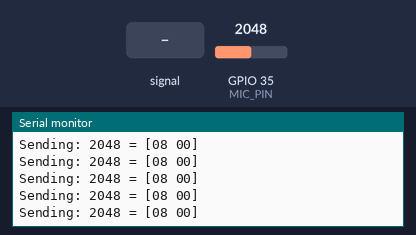
This sketch was run on a simulated ESP32. Shown: the last lines printed to the serial monitor. Inputs (shaded band) come from the test bench; at power-on: GPIO 35 (MIC_PIN) = 2048 (analog values on the 0–4095 scale). Nothing arrives over Bluetooth unless stated; the modem accepts every AT command (registered, SIM ready, sends succeed) and sends nothing else.

Above: at 2.2 s.
2.3 s: GPIO 35 (MIC_PIN) fed a 200 Hz sine of ±327 counts around its level
At 3.1 s:
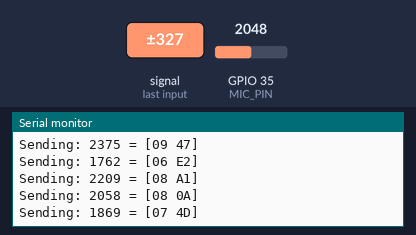
3.8 s: GPIO 35 (MIC_PIN) set to 2866
At 4.7 s:
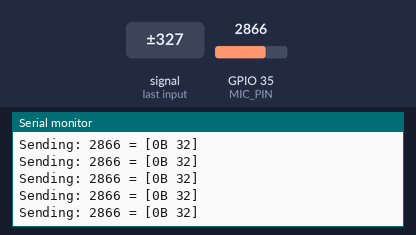
5.7 s: GPIO 35 (MIC_PIN) fed a 1000 Hz sine of ±1023 counts around its level
Timing chart, 0 to 6.2 s (numbered marks = the images above; inputs shaded):
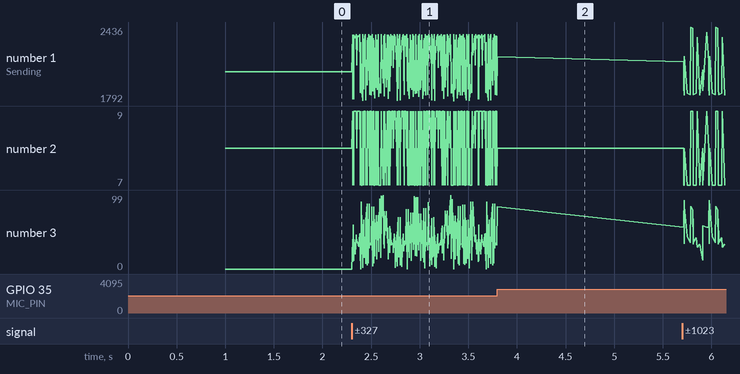

Measured:
- after the input at 2.3 s, the serial monitor: prints a new line at once (image 1)
- plotted number 1: 2048 → 2179 after the input at 2.3 s
- plotted number 3: 0 → 83 after the input at 2.3 s

The sketch:

adc-single-sampler.ino
```cpp
// ESP-side

#include "BluetoothSerial.h"
BluetoothSerial SerialBT;

#define MIC_PIN 35
#define BT_DEVICE_NAME "ESP32SPP"

void setup() {
  Serial.begin(115200);
  Serial.println("Setting up...");
  delay(1000);

  if (SerialBT.begin(BT_DEVICE_NAME, false)) {
    Serial.println("Bluetooth started.");
    SerialBT.enableSSP();
  } else {
    Serial.println("Bluetooth failed to start");
  }

  if (SerialBT.isReady()) {
    Serial.println("Bluetooth is ready.");
  } else {
    Serial.println("Bluetooth not ready.");
  }

  analogReadResolution(12);        // 12-bit ADC resolution (0-4095)
  analogSetAttenuation(ADC_11db);  // Allow 0-2.45V signal (for ESP32 chip.
                                   // May differ for other boards)
}

void loop() {
  int sample = analogRead(MIC_PIN);
  uint8_t high_byte = (sample >> 8) & 0xFF;
  uint8_t low_byte = sample & 0xFF;

  Serial.printf("Sending: %d = [%02X %02X]\n", sample, high_byte, low_byte);
  SerialBT.write(high_byte);
  SerialBT.write(low_byte);

  // A target sampling rate f requires
  // a delay of T = 1/f seconds between samples.
  // For 8 kHz: T = 1/8000 = 0.000125 seconds = 125 us
  delayMicroseconds(125);

  // NOTE! The sample rate here isn’t accurate, because the delay time does
  // not account for the time it took to execute analogRead() and anything else.
}
```
